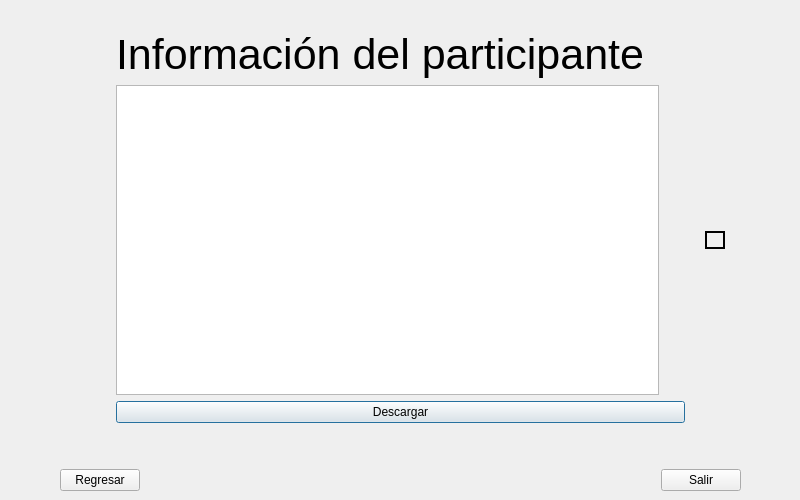
<?xml version="1.0" encoding="UTF-8"?>
<ui version="4.0">
 <class>SearchPartWindow</class>
 <widget class="QDialog" name="SearchPartWindow">
  <property name="geometry">
   <rect>
    <x>0</x>
    <y>0</y>
    <width>800</width>
    <height>500</height>
   </rect>
  </property>
  <property name="windowTitle">
   <string>Championship</string>
  </property>
  <property name="windowIcon">
   <iconset>
    <normaloff>:/logo/logo.png</normaloff>:/logo/logo.png</iconset>
  </property>
  <widget class="QWidget" name="">
   <property name="geometry">
    <rect>
     <x>20</x>
     <y>30</y>
     <width>761</width>
     <height>461</height>
    </rect>
   </property>
   <layout class="QGridLayout" name="gridLayout_2">
    <item row="0" column="0">
     <layout class="QHBoxLayout" name="horizontalLayout_5">
      <item>
       <spacer name="horizontalSpacer_6">
        <property name="orientation">
         <enum>Qt::Horizontal</enum>
        </property>
        <property name="sizeHint" stdset="0">
         <size>
          <width>40</width>
          <height>20</height>
         </size>
        </property>
       </spacer>
      </item>
      <item>
       <layout class="QGridLayout" name="gridLayout">
        <item row="0" column="0">
         <layout class="QHBoxLayout" name="horizontalLayout_3">
          <item>
           <spacer name="horizontalSpacer_2">
            <property name="orientation">
             <enum>Qt::Horizontal</enum>
            </property>
            <property name="sizeHint" stdset="0">
             <size>
              <width>40</width>
              <height>20</height>
             </size>
            </property>
           </spacer>
          </item>
          <item>
           <widget class="QLabel" name="label">
            <property name="font">
             <font>
              <pointsize>32</pointsize>
             </font>
            </property>
            <property name="text">
             <string>Información del participante</string>
            </property>
           </widget>
          </item>
          <item>
           <spacer name="horizontalSpacer_3">
            <property name="orientation">
             <enum>Qt::Horizontal</enum>
            </property>
            <property name="sizeHint" stdset="0">
             <size>
              <width>40</width>
              <height>20</height>
             </size>
            </property>
           </spacer>
          </item>
          <item>
           <spacer name="horizontalSpacer_4">
            <property name="orientation">
             <enum>Qt::Horizontal</enum>
            </property>
            <property name="sizeHint" stdset="0">
             <size>
              <width>40</width>
              <height>20</height>
             </size>
            </property>
           </spacer>
          </item>
         </layout>
        </item>
        <item row="1" column="0">
         <layout class="QHBoxLayout" name="horizontalLayout_4">
          <item>
           <spacer name="horizontalSpacer_5">
            <property name="orientation">
             <enum>Qt::Horizontal</enum>
            </property>
            <property name="sizeType">
             <enum>QSizePolicy::Minimum</enum>
            </property>
            <property name="sizeHint" stdset="0">
             <size>
              <width>40</width>
              <height>20</height>
             </size>
            </property>
           </spacer>
          </item>
          <item>
           <layout class="QHBoxLayout" name="horizontalLayout_2">
            <item>
             <widget class="QTextBrowser" name="tbInfo">
              <property name="font">
               <font>
                <pointsize>13</pointsize>
               </font>
              </property>
             </widget>
            </item>
            <item>
             <spacer name="horizontalSpacer">
              <property name="orientation">
               <enum>Qt::Horizontal</enum>
              </property>
              <property name="sizeType">
               <enum>QSizePolicy::Minimum</enum>
              </property>
              <property name="sizeHint" stdset="0">
               <size>
                <width>40</width>
                <height>20</height>
               </size>
              </property>
             </spacer>
            </item>
            <item>
             <layout class="QVBoxLayout" name="verticalLayout">
              <item>
               <spacer name="verticalSpacer">
                <property name="orientation">
                 <enum>Qt::Vertical</enum>
                </property>
                <property name="sizeHint" stdset="0">
                 <size>
                  <width>20</width>
                  <height>40</height>
                 </size>
                </property>
               </spacer>
              </item>
              <item>
               <widget class="QLabel" name="lePicture">
                <property name="frameShape">
                 <enum>QFrame::WinPanel</enum>
                </property>
                <property name="text">
                 <string/>
                </property>
                <property name="scaledContents">
                 <bool>true</bool>
                </property>
               </widget>
              </item>
              <item>
               <spacer name="verticalSpacer_2">
                <property name="orientation">
                 <enum>Qt::Vertical</enum>
                </property>
                <property name="sizeHint" stdset="0">
                 <size>
                  <width>20</width>
                  <height>40</height>
                 </size>
                </property>
               </spacer>
              </item>
             </layout>
            </item>
           </layout>
          </item>
         </layout>
        </item>
        <item row="2" column="0">
         <layout class="QHBoxLayout" name="horizontalLayout_6">
          <item>
           <spacer name="horizontalSpacer_8">
            <property name="orientation">
             <enum>Qt::Horizontal</enum>
            </property>
            <property name="sizeType">
             <enum>QSizePolicy::Minimum</enum>
            </property>
            <property name="sizeHint" stdset="0">
             <size>
              <width>40</width>
              <height>20</height>
             </size>
            </property>
           </spacer>
          </item>
          <item>
           <widget class="QPushButton" name="pbDescargar">
            <property name="text">
             <string>Descargar</string>
            </property>
           </widget>
          </item>
          <item>
           <spacer name="horizontalSpacer_9">
            <property name="orientation">
             <enum>Qt::Horizontal</enum>
            </property>
            <property name="sizeType">
             <enum>QSizePolicy::Minimum</enum>
            </property>
            <property name="sizeHint" stdset="0">
             <size>
              <width>40</width>
              <height>20</height>
             </size>
            </property>
           </spacer>
          </item>
         </layout>
        </item>
       </layout>
      </item>
      <item>
       <spacer name="horizontalSpacer_7">
        <property name="orientation">
         <enum>Qt::Horizontal</enum>
        </property>
        <property name="sizeHint" stdset="0">
         <size>
          <width>40</width>
          <height>20</height>
         </size>
        </property>
       </spacer>
      </item>
     </layout>
    </item>
    <item row="1" column="0">
     <spacer name="verticalSpacer_3">
      <property name="orientation">
       <enum>Qt::Vertical</enum>
      </property>
      <property name="sizeType">
       <enum>QSizePolicy::Minimum</enum>
      </property>
      <property name="sizeHint" stdset="0">
       <size>
        <width>20</width>
        <height>40</height>
       </size>
      </property>
     </spacer>
    </item>
    <item row="2" column="0">
     <layout class="QVBoxLayout" name="verticalLayout_3">
      <item>
       <layout class="QHBoxLayout" name="horizontalLayout">
        <item>
         <spacer name="horizontalSpacer_22">
          <property name="orientation">
           <enum>Qt::Horizontal</enum>
          </property>
          <property name="sizeType">
           <enum>QSizePolicy::Minimum</enum>
          </property>
          <property name="sizeHint" stdset="0">
           <size>
            <width>40</width>
            <height>20</height>
           </size>
          </property>
         </spacer>
        </item>
        <item>
         <widget class="QPushButton" name="pbRegresar">
          <property name="enabled">
           <bool>true</bool>
          </property>
          <property name="text">
           <string>Regresar</string>
          </property>
         </widget>
        </item>
        <item>
         <spacer name="horizontalSpacer_23">
          <property name="orientation">
           <enum>Qt::Horizontal</enum>
          </property>
          <property name="sizeHint" stdset="0">
           <size>
            <width>40</width>
            <height>20</height>
           </size>
          </property>
         </spacer>
        </item>
        <item>
         <spacer name="horizontalSpacer_24">
          <property name="orientation">
           <enum>Qt::Horizontal</enum>
          </property>
          <property name="sizeHint" stdset="0">
           <size>
            <width>40</width>
            <height>20</height>
           </size>
          </property>
         </spacer>
        </item>
        <item>
         <spacer name="horizontalSpacer_25">
          <property name="orientation">
           <enum>Qt::Horizontal</enum>
          </property>
          <property name="sizeHint" stdset="0">
           <size>
            <width>40</width>
            <height>20</height>
           </size>
          </property>
         </spacer>
        </item>
        <item>
         <spacer name="horizontalSpacer_26">
          <property name="orientation">
           <enum>Qt::Horizontal</enum>
          </property>
          <property name="sizeHint" stdset="0">
           <size>
            <width>40</width>
            <height>20</height>
           </size>
          </property>
         </spacer>
        </item>
        <item>
         <widget class="QPushButton" name="pbSalir">
          <property name="text">
           <string>Salir</string>
          </property>
         </widget>
        </item>
        <item>
         <spacer name="horizontalSpacer_27">
          <property name="orientation">
           <enum>Qt::Horizontal</enum>
          </property>
          <property name="sizeType">
           <enum>QSizePolicy::Minimum</enum>
          </property>
          <property name="sizeHint" stdset="0">
           <size>
            <width>40</width>
            <height>20</height>
           </size>
          </property>
         </spacer>
        </item>
       </layout>
      </item>
     </layout>
    </item>
   </layout>
  </widget>
 </widget>
 <resources/>
 <connections>
  <connection>
   <sender>pbRegresar</sender>
   <signal>clicked()</signal>
   <receiver>SearchPartWindow</receiver>
   <slot>close()</slot>
   <hints>
    <hint type="sourcelabel">
     <x>133</x>
     <y>473</y>
    </hint>
    <hint type="destinationlabel">
     <x>172</x>
     <y>452</y>
    </hint>
   </hints>
  </connection>
  <connection>
   <sender>pbSalir</sender>
   <signal>clicked()</signal>
   <receiver>SearchPartWindow</receiver>
   <slot>close()</slot>
   <hints>
    <hint type="sourcelabel">
     <x>676</x>
     <y>475</y>
    </hint>
    <hint type="destinationlabel">
     <x>628</x>
     <y>456</y>
    </hint>
   </hints>
  </connection>
 </connections>
</ui>
